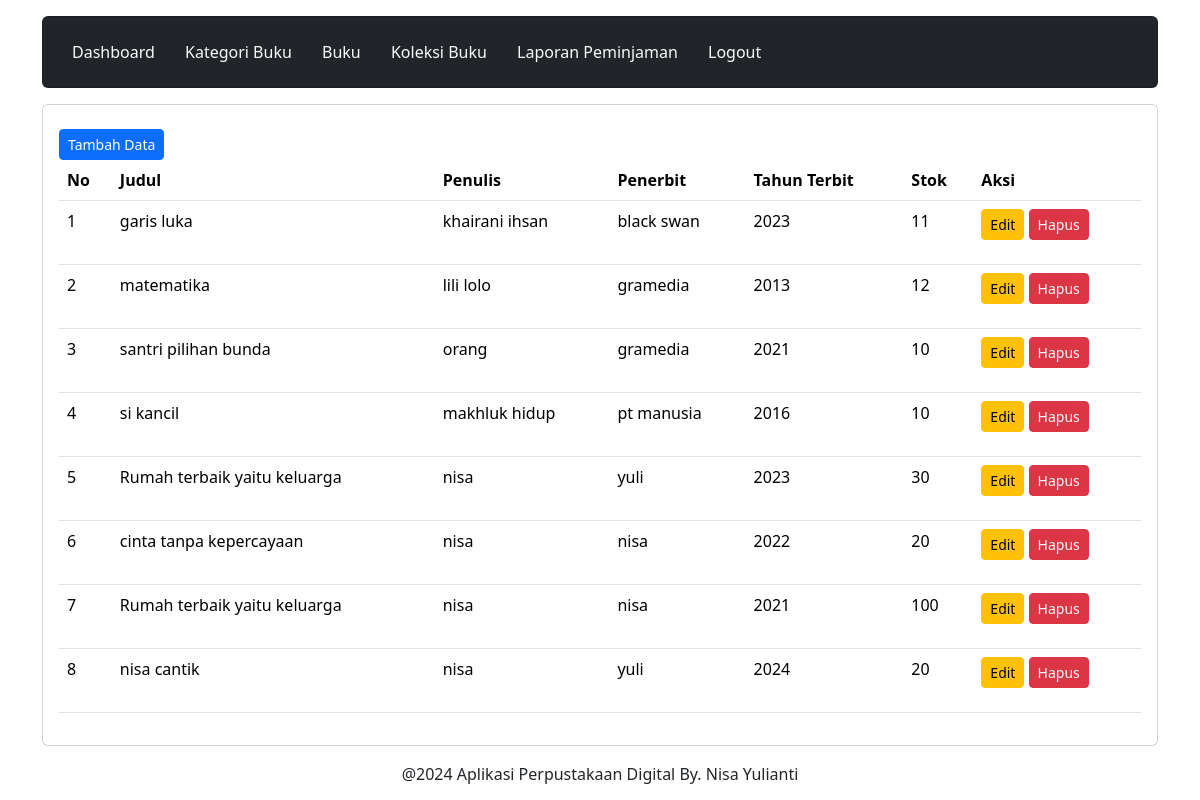
Screenshot of /petugas/buku.php (signed in) with the database file from the repository.
### tables this page shows
CREATE TABLE `buku` (
  `id_buku` int(11) NOT NULL,
  `judul` varchar(255) NOT NULL,
  `penulis` varchar(255) NOT NULL,
  `penerbit` varchar(255) NOT NULL,
  `tahun_terbit` int(11) NOT NULL,
  `stok` int(11) NOT NULL
);

### petugas/buku.php (the view, shortened to what this page needs)
<?php
	include 'header.php';
	include 'navbar.php';
?>
<div class="content mt-3">
						<div class="card">
							<div class="card-body">
                                <a href="tambah_buku.php" class="btn btn-primary btn-sm mt-2">Tambah Data</a>
                                <table class="table">
                                    <thead>
                                        <tr>
                                            <th>No</th>
                                            <th>Judul</th>
                                            <th>Penulis</th>
											<th>Penerbit</th>
											<th>Tahun Terbit</th>
                                            <th>Stok</th>
											<th>Aksi</th>
                                        </tr>
                                    </thead>
                                    <tbody>
                                    <?php
		                                include '../koneksi.php';
		                                $no = 1;
		                                $data = mysqli_query($koneksi,"select * from buku");
		                                while($d = mysqli_fetch_array($data)){
			                        ?>
                                        <tr>
                                            <td><?php echo $no++; ?></td>
                                            <td><?php echo $d['judul']; ?></td>
											<td><?php echo $d['penulis']; ?></td>
											<td><?php echo $d['penerbit']; ?></td>
											<td><?php echo $d['tahun_terbit']; ?></td>
                                            <td><?php echo $d['stok']; ?></td>
                                            <td>
                                            <a href="edit_buku.php?id_buku=<?php echo $d['id_buku']; ?>" class="btn btn-warning btn-sm  mb-3">Edit</a>
                                            <a href="proses_hapus_buku.php?id_buku=<?php echo $d['id_buku']; ?>" class="btn btn-danger btn-sm  mb-3">Hapus</a>
                                            </td>
                                        </tr>
                                        <?php }?>
                                    </tbody>
                                </table>
							</div>
						</div>
					</div>
<?php
	include 'footer.php';
?>

### rows the page displays
buku: judul "garis luka", penulis "khairani ihsan", penerbit "black swan", tahun_terbit "2023", stok "11"
buku: judul "matematika", penulis "lili lolo", penerbit "gramedia", tahun_terbit "2013", stok "12"
buku: judul "santri pilihan bunda", penulis "orang", penerbit "gramedia", tahun_terbit "2021", stok "10"
buku: judul "si kancil", penulis "makhluk hidup", penerbit "pt manusia", tahun_terbit "2016", stok "10"
buku: judul "Rumah terbaik yaitu keluarga", penulis "nisa", penerbit "yuli", tahun_terbit "2023", stok "30"
buku: judul "cinta tanpa kepercayaan", penulis "nisa", penerbit "nisa", tahun_terbit "2022", stok "20"
buku: judul "Rumah terbaik yaitu keluarga", penulis "nisa", penerbit "nisa", tahun_terbit "2021", stok "100"
buku: judul "nisa cantik", penulis "nisa", penerbit "yuli", tahun_terbit "2024", stok "20"
